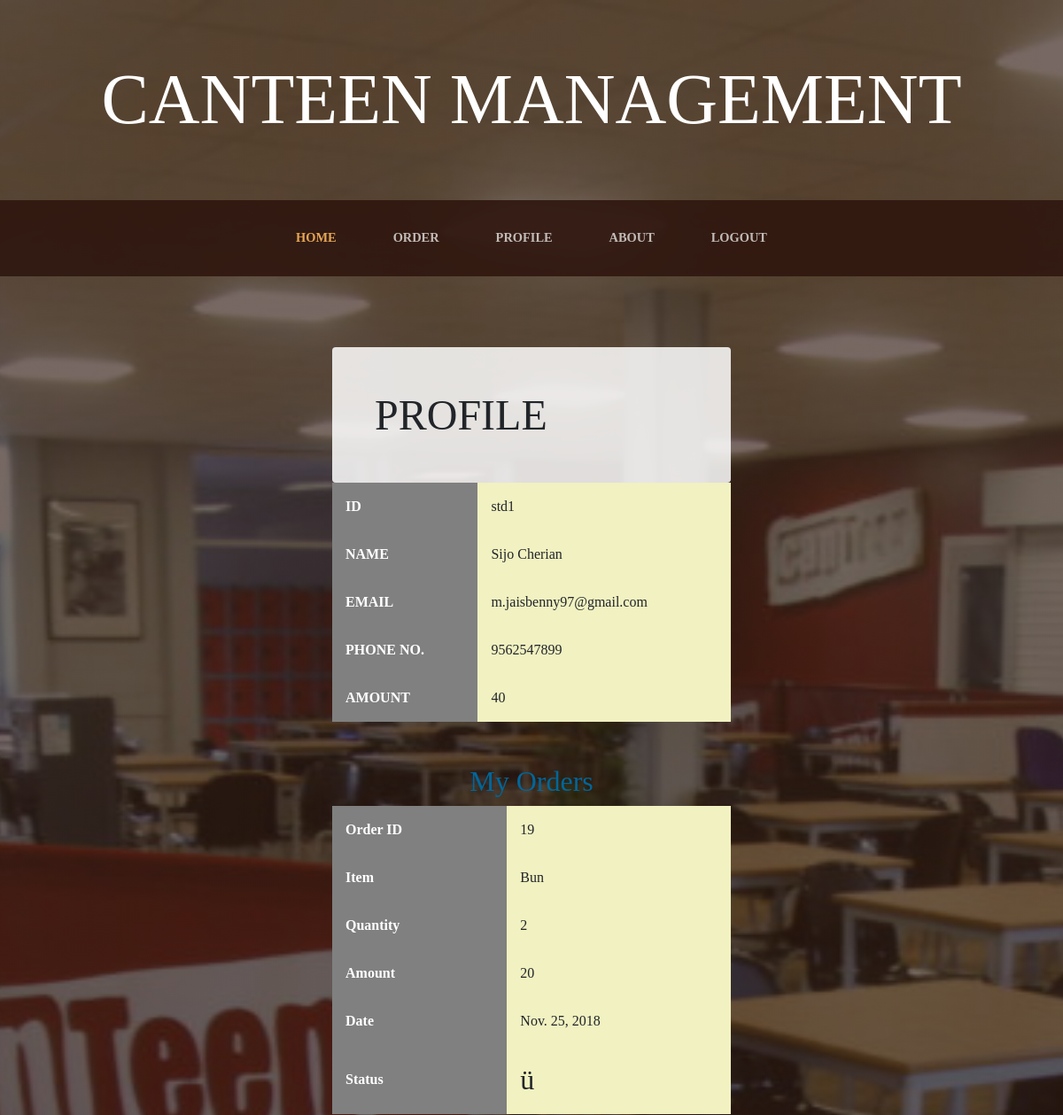
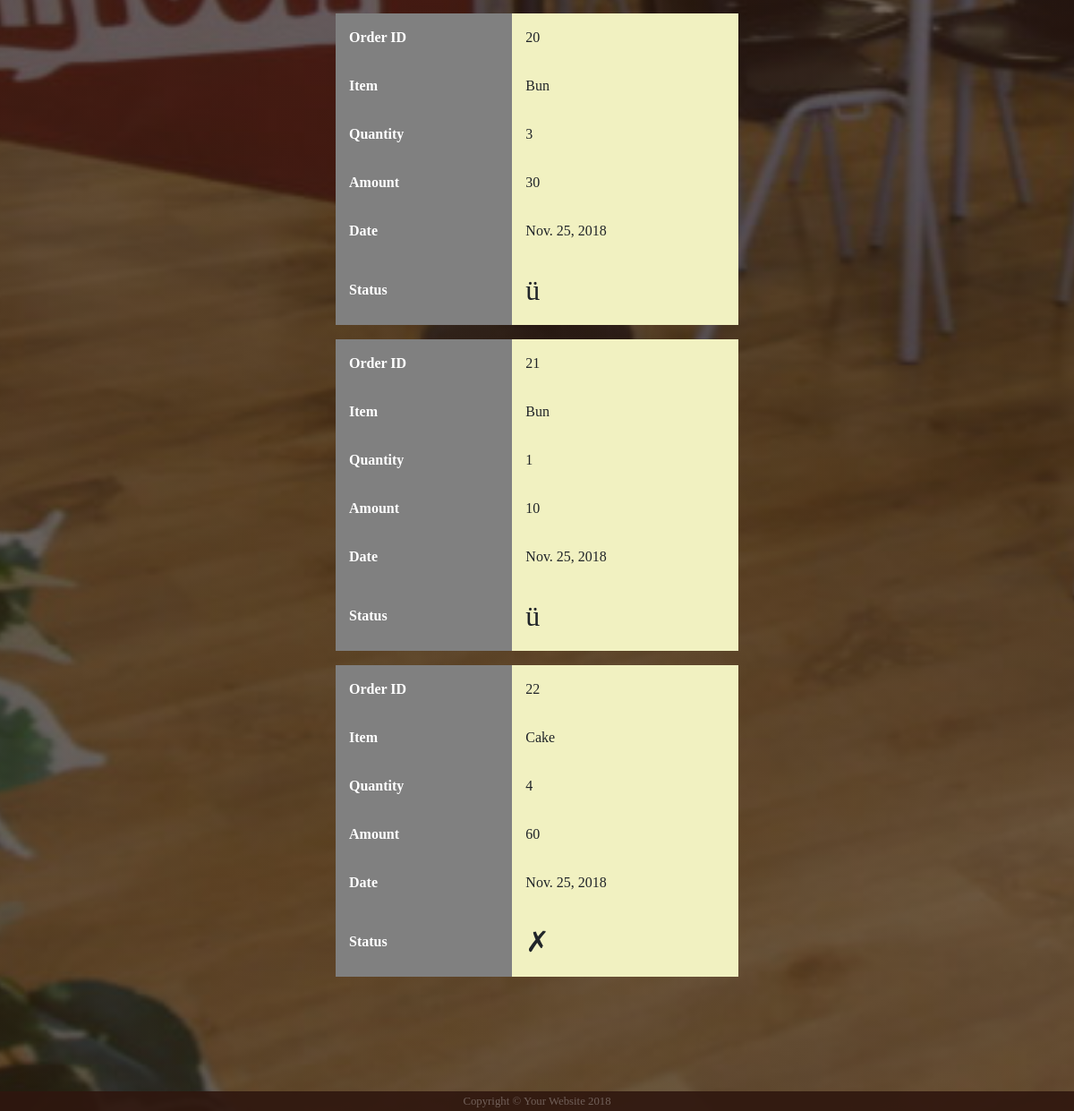
Screenshot of /profile/ (signed in) with the database file from the repository (2 pictures, top to bottom).
### pages/models.py (models this page shows, shortened)
class student(models.Model):
	stud = models.OneToOneField(User,on_delete=models.CASCADE)
	name=models.CharField(max_length=250)
	email=models.CharField(max_length=250)
	ph_no=models.CharField(max_length=11)
	bill = models.IntegerField(default=0)

class ordercreated(models.Model):
	owner = models.ForeignKey(User,on_delete=models.CASCADE)
	status = models.BooleanField(default=False)
	i_id = models.ForeignKey('menu',on_delete=models.CASCADE)
	quantity_order = models.IntegerField()
	message = models.CharField(max_length=200)
	amount = models.IntegerField(default=0)
	enter_date = models.DateField(default=datetime.date.today)

class menu(models.Model):
	item_name=models.CharField(max_length=100)
	qty=models.IntegerField()
	price=models.IntegerField()
	ordered = models.IntegerField(default=0)
	def __str__(self):
		return self.item_name

### pages/views.py (the view)
# urls.py: path('profile/',ProfileView.as_view(),name='profile'),
class ProfileView(ListView):
    context_object_name='order_list'
    model=ordercreated
    def get_queryset(self):
        return ordercreated.objects.filter(owner=self.request.user).order_by('-enter_date')
    template_name= 'profile.html'
    paginate_by = 6

### pages/templates/profile.html (shortened to what this page needs)
{% extends 'base.html' %}
{% load static %}
{% block content %}
<!DOCTYPE html>
<html>
<head>
</head>
<body>
<section class="page-section">
  <div class="container" style="width:40%">
<div class="bg-faded p-5 d-flex ml-auto rounded">
<h1 class="section-heading mb-0">
<span class="section-heading-lower" width="50%" height="50%" text>PROFILE</span>
</h1>
</div>
  <table id="t01" style="width:100%">
<tr>
	<th>ID</th>
	<td>{{ request.user}}</td>
</tr>
<tr>
	<th>NAME</th>
	<td>{{ request.user.student.name}}</td>
</tr>
<tr>
	<th>EMAIL</th>
	<td>{{ request.user.student.email}}</td>
</tr>
<tr>
	<th>PHONE NO.</th>
	<td>{{ request.user.student.ph_no}}</td>
</tr>
<tr>
	<th>AMOUNT</th>
	<td>{{ request.user.student.bill}}</td>
</tr>
</table>
<br><br>
<b> <h2 style="color:#069" class="text-center">My Orders</h2> </b>
{% for n in order_list %}
<table id="t01" style="width:100%">
<tr>
<th>Order ID</th>
<td>{{ n.pk}}</td>
</tr>
<tr>
<th>Item</th>
<td>{{ n.i_id}}</td>
</tr>
<tr>
<th>Quantity</th>
<td>{{ n.quantity_order}}</td>
</tr>
<tr>
<th>Amount</th>
<td>{{ n.amount}}</td>
</tr>
<tr>
<th>Date</th>
<td>{{ n.enter_date}}</td>
</tr>
<tr>
<th>Status</th>
{% if n.status %}
<td><span style="font-family: wingdings; font-size: 200%;">&#252;</span></td>
{% else %}
<td><span style="font-family: wingdings; font-size: 200%;">&#x2717;</span></td>
{% endif %}
</tr>
</table>
{% endfor %}
</section>
</body>
</html>
{%  endblock %}

### pages/templates/profile.html (style rules this page uses)
th, td { padding: 15px; text-align: left; }
table#t01 { width: 100%; background-color: #f1f1c1; }
table#t01 th { background-color: grey; color: white; }

### rows the page displays
ordercreated: pk "19", i_id "Bun", quantity_order "2", amount "20", enter_date "Nov. 25, 2018", status "ü"
ordercreated: pk "20", i_id "Bun", quantity_order "3", amount "30", enter_date "Nov. 25, 2018", status "ü"
ordercreated: pk "21", i_id "Bun", quantity_order "1", amount "10", enter_date "Nov. 25, 2018", status "ü"
ordercreated: pk "22", i_id "Cake", quantity_order "4", amount "60", enter_date "Nov. 25, 2018"

### other values shown
{{ request.user }} "std1"
{{ request.user.student.name }} "Sijo Cherian"
{{ request.user.student.email }} "m.jaisbenny97@gmail.com"
{{ request.user.student.ph_no }} "9562547899"
{{ request.user.student.bill }} "40"
